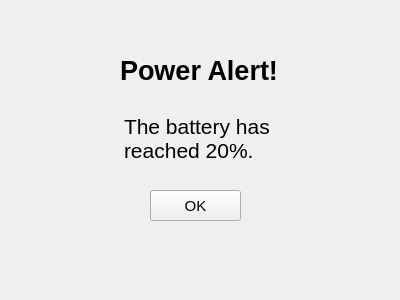
<?xml version="1.0" encoding="UTF-8"?>
<ui version="4.0">
 <class>powerpopup</class>
 <widget class="QWidget" name="powerpopup">
  <property name="geometry">
   <rect>
    <x>0</x>
    <y>0</y>
    <width>400</width>
    <height>300</height>
   </rect>
  </property>
  <property name="windowTitle">
   <string>Form</string>
  </property>
  <property name="autoFillBackground">
   <bool>false</bool>
  </property>
  <widget class="QWidget" name="widget" native="true">
   <property name="geometry">
    <rect>
     <x>70</x>
     <y>40</y>
     <width>261</width>
     <height>201</height>
    </rect>
   </property>
   <widget class="QTextBrowser" name="textBrowser">
    <property name="geometry">
     <rect>
      <x>50</x>
      <y>70</y>
      <width>221</width>
      <height>61</height>
     </rect>
    </property>
    <property name="font">
     <font>
      <pointsize>16</pointsize>
     </font>
    </property>
    <property name="styleSheet">
     <string notr="true">background-color: rgb(240, 240, 240);</string>
    </property>
    <property name="frameShape">
     <enum>QFrame::NoFrame</enum>
    </property>
    <property name="frameShadow">
     <enum>QFrame::Plain</enum>
    </property>
    <property name="lineWidth">
     <number>0</number>
    </property>
    <property name="verticalScrollBarPolicy">
     <enum>Qt::ScrollBarAlwaysOff</enum>
    </property>
    <property name="horizontalScrollBarPolicy">
     <enum>Qt::ScrollBarAlwaysOff</enum>
    </property>
    <property name="markdown">
     <string>The battery has reached 20%.

</string>
    </property>
    <property name="html">
     <string>&lt;!DOCTYPE HTML PUBLIC &quot;-//W3C//DTD HTML 4.0//EN&quot; &quot;http://www.w3.org/TR/REC-html40/strict.dtd&quot;&gt;
&lt;html&gt;&lt;head&gt;&lt;meta name=&quot;qrichtext&quot; content=&quot;1&quot; /&gt;&lt;style type=&quot;text/css&quot;&gt;
p, li { white-space: pre-wrap; }
&lt;/style&gt;&lt;/head&gt;&lt;body style=&quot; font-family:'MS Shell Dlg 2'; font-size:16pt; font-weight:400; font-style:normal;&quot;&gt;
&lt;p style=&quot; margin-top:10px; margin-bottom:10px; margin-left:0px; margin-right:0px; -qt-block-indent:0; text-indent:0px;&quot;&gt;The battery has reached 20%.&lt;/p&gt;&lt;/body&gt;&lt;/html&gt;</string>
    </property>
   </widget>
   <widget class="QLabel" name="label">
    <property name="geometry">
     <rect>
      <x>50</x>
      <y>10</y>
      <width>181</width>
      <height>41</height>
     </rect>
    </property>
    <property name="font">
     <font>
      <pointsize>20</pointsize>
      <weight>75</weight>
      <bold>true</bold>
     </font>
    </property>
    <property name="text">
     <string>Power Alert!</string>
    </property>
   </widget>
   <widget class="QPushButton" name="pushButton">
    <property name="geometry">
     <rect>
      <x>80</x>
      <y>150</y>
      <width>91</width>
      <height>31</height>
     </rect>
    </property>
    <property name="font">
     <font>
      <pointsize>11</pointsize>
     </font>
    </property>
    <property name="text">
     <string>OK</string>
    </property>
   </widget>
  </widget>
 </widget>
 <resources/>
 <connections/>
</ui>
